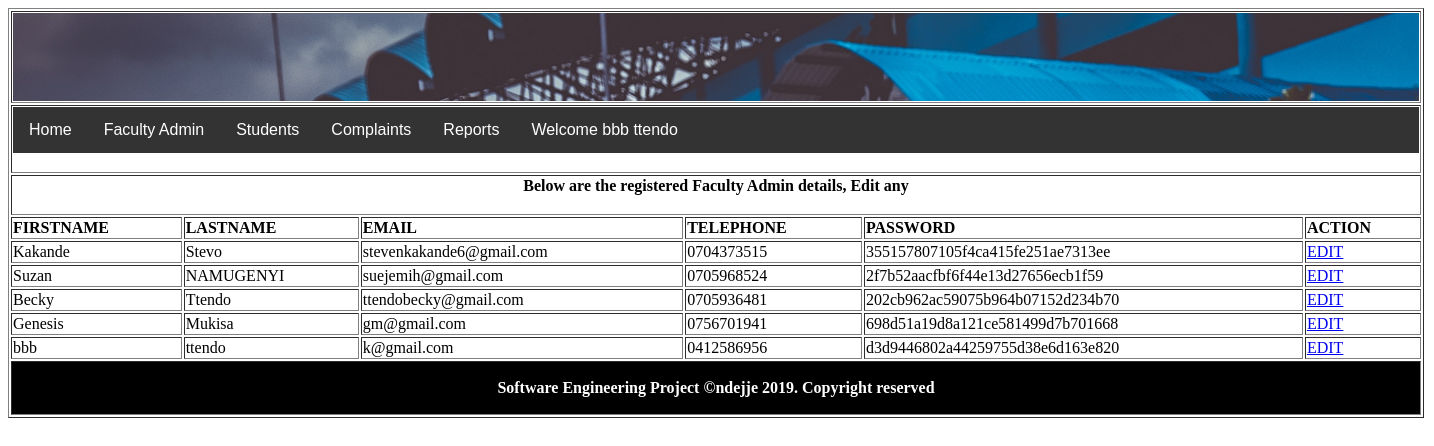
/editFadmin.php (signed in), run on the app's committed database.
### tables this page shows
CREATE TABLE `fadmin` (
  `fadminID` int(20) NOT NULL,
  `fadminfirstname` varchar(20) NOT NULL,
  `fadminlastname` varchar(20) NOT NULL,
  `fadminemail` varchar(50) NOT NULL,
  `fadmintelephone` varchar(15) NOT NULL,
  `fadminpassword` varchar(150) NOT NULL
);

### editFadmin.php (the view, shortened to what this page needs)
<!DOCTYPE html PUBLIC "-//W3C//DTD XHTML 1.0 Transitional//EN" "http://www.w3.org/TR/xhtml1/DTD/xhtml1-transitional.dtd">
<html xmlns="http://www.w3.org/1999/xhtml">
<head>
</head>
<body>
<tr><table width="1019" height="401" border="1">
   <tr>
    <td colspan="6"><img src="images/myBanner.jpeg" width="1406" height="88" /></td>
  </tr>
 <tr>
    <td colspan="6">
    <?php include_once('FacultyMenu.php');?>&nbsp;</td>
  </tr>
  <tr>
    <td colspan="6"> <center><strong>Below are the registered Faculty Admin details, Edit any</strong></center> </td>
    </tr>
  <tr>
    <td><strong>FIRSTNAME</strong></td>
    <td><strong>LASTNAME</strong></td>
    <td><strong>EMAIL</strong></td>
    <td><strong>TELEPHONE</strong></td>
    <td><strong>PASSWORD</strong></td>
    <td><strong>ACTION</strong></td>
  </tr>
  <?php
$ret=mysql_query("select * from fadmin") or die ("Failed to retrieve data".mysql_error());
while($row=mysql_fetch_assoc($ret))
{
$fid=$row['fadminID'];
$ffname=$row['fadminfirstname'];
$flname=$row['fadminlastname'];
$femail=$row['fadminemail'];
$ftel=$row['fadmintelephone'];
$fpass=$row['fadminpassword'];
  ?>
  <tr>
    <td><?php echo $ffname?></td>
    <td><?php echo $flname?></td>
    <td><?php echo $femail?></td>
    <td><?php echo $ftel?></td>
    <td><?php echo $fpass?></td>
    <td><a href="updateFadmin.php?fid=<?php echo $fid;?>" >EDIT</a></td><?php ?>
  </tr>
  <?php
  }
  ?>
  <tr>
    <td colspan="6" style="background-color:#000000; color:#FFFFFF;"><center><b><?php include_once('footer.php');?></b></center></td>
  </tr>
</table>
</body>
</html>

### data on the page
fadmin: fadminfirstname "Kakande", fadminlastname "Stevo", fadminemail "stevenkakande6@gmail.com", fadmintelephone "0704373515", fadminpassword "355157807105f4ca415fe251ae7313ee"
fadmin: fadminfirstname "Suzan", fadminlastname "NAMUGENYI", fadminemail "suejemih@gmail.com", fadmintelephone "0705968524", fadminpassword "2f7b52aacfbf6f44e13d27656ecb1f59"
fadmin: fadminfirstname "Becky", fadminlastname "Ttendo", fadminemail "ttendobecky@gmail.com", fadmintelephone "0705936481", fadminpassword "202cb962ac59075b964b07152d234b70"
fadmin: fadminfirstname "Genesis", fadminlastname "Mukisa", fadminemail "gm@gmail.com", fadmintelephone "0756701941", fadminpassword "698d51a19d8a121ce581499d7b701668"
fadmin: fadminfirstname "bbb", fadminlastname "ttendo", fadminemail "k@gmail.com", fadmintelephone "0412586956", fadminpassword "d3d9446802a44259755d38e6d163e820"

### other printed values
$adminfullname "bbb ttendo"
